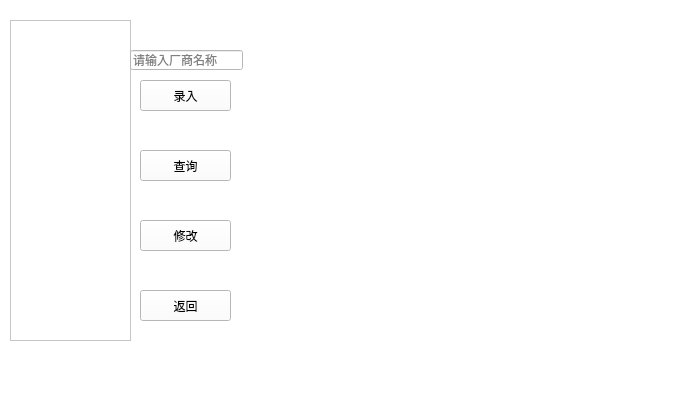
<?xml version="1.0" encoding="UTF-8"?>
<ui version="4.0">
 <class>Stock</class>
 <widget class="QWidget" name="Stock">
  <property name="geometry">
   <rect>
    <x>0</x>
    <y>0</y>
    <width>689</width>
    <height>413</height>
   </rect>
  </property>
  <property name="windowTitle">
   <string>Form</string>
  </property>
  <property name="styleSheet">
   <string notr="true">background-color:white;</string>
  </property>
  <widget class="QPushButton" name="stock_recorrect">
   <property name="geometry">
    <rect>
     <x>140</x>
     <y>220</y>
     <width>91</width>
     <height>31</height>
    </rect>
   </property>
   <property name="text">
    <string>修改</string>
   </property>
  </widget>
  <widget class="QPushButton" name="stock_watch">
   <property name="geometry">
    <rect>
     <x>140</x>
     <y>150</y>
     <width>91</width>
     <height>31</height>
    </rect>
   </property>
   <property name="text">
    <string>查询</string>
   </property>
  </widget>
  <widget class="QPushButton" name="stock_insert">
   <property name="geometry">
    <rect>
     <x>140</x>
     <y>80</y>
     <width>91</width>
     <height>31</height>
    </rect>
   </property>
   <property name="text">
    <string>录入</string>
   </property>
  </widget>
  <widget class="QTableView" name="tableView">
   <property name="geometry">
    <rect>
     <x>10</x>
     <y>20</y>
     <width>121</width>
     <height>321</height>
    </rect>
   </property>
  </widget>
  <widget class="QPushButton" name="stock_back">
   <property name="geometry">
    <rect>
     <x>140</x>
     <y>290</y>
     <width>91</width>
     <height>31</height>
    </rect>
   </property>
   <property name="text">
    <string>返回</string>
   </property>
  </widget>
  <widget class="QLineEdit" name="name_input">
   <property name="geometry">
    <rect>
     <x>130</x>
     <y>50</y>
     <width>113</width>
     <height>20</height>
    </rect>
   </property>
   <property name="inputMask">
    <string/>
   </property>
   <property name="placeholderText">
    <string>请输入厂商名称</string>
   </property>
  </widget>
 </widget>
 <resources/>
 <connections/>
</ui>
